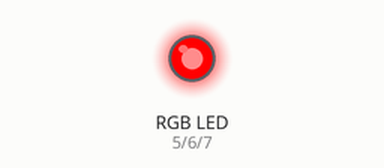
Recording of a sketch running on a simulated Arduino Uno, built with avr-gcc and run on an emulated ATmega328P. Parts: an RGB LED mixed from three pins (HIGH = lit). Dim RGB values are drawn brighter than linear.

Above: at 0.05 s.
At 1.5 s:
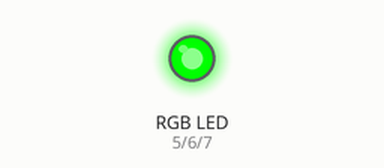
At 3.0 s:
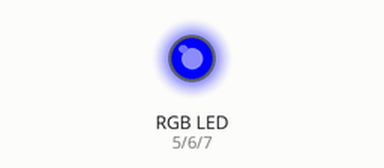
At 3.75 s:
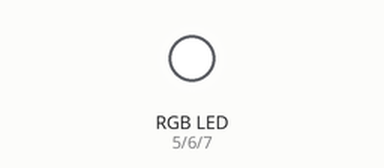
At 4.5 s:
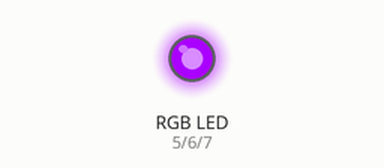
At 6.0 s:
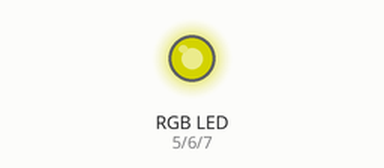
Timing chart, 0 to 7.8 s (numbered marks = the images above):
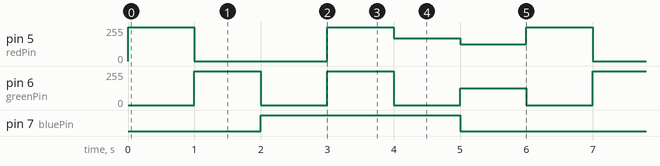

Measured:
- by itself, pin 5 (redPin): repeats every 6.0 s: 0/255 2.0 s, 255/255 1.0 s, 170/255 1.0 s, 127/255 1.0 s, 255/255 1.0 s
- by itself, pin 6 (greenPin): repeats every 6.0 s: 0/255 1.0 s, 255/255 1.0 s, 0/255 1.0 s, 127/255 1.0 s, 0/255 1.0 s, 255/255 1.0 s
- by itself, pin 7 (bluePin): alternates HIGH for 3.0 s and LOW for 3.0 s

The sketch:

RGB_LED.ino
```cpp
int redPin= 5;
int greenPin = 6;
int  bluePin = 7;

void setup() {
  pinMode(redPin,  OUTPUT);
  pinMode(greenPin, OUTPUT);
  pinMode(bluePin, OUTPUT);
}
void  loop() {
  setColor(255, 0, 0); // Red Color
  delay(1000);
  setColor(0,  255, 0); // Green Color
  delay(1000);
  setColor(0, 0, 255); // Blue Color
  delay(1000);
  setColor(255, 255, 255); // White Color
  delay(1000);
  setColor(170, 0, 255); // Purple Color
  delay(1000);
  setColor(127, 127,  127); // Light Blue
  delay(1000);
}
void setColor(int redValue, int greenValue,  int blueValue) {
  analogWrite(redPin, redValue);
  analogWrite(greenPin,  greenValue);
  analogWrite(bluePin, blueValue);
}
```
